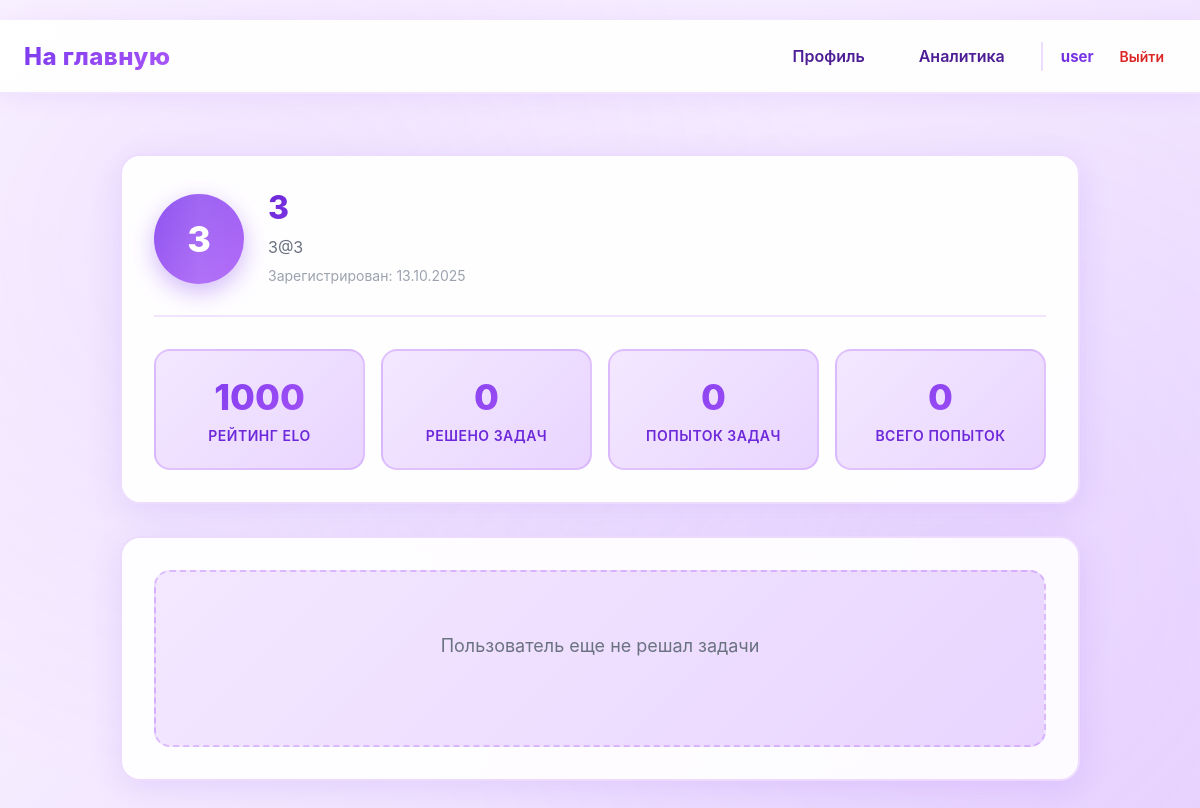
The app's page /admin/profile/3 (signed in) with its own data.
### data/users.py (models this page shows, shortened)
class User(SqlAlchemyBase, UserMixin):
    __tablename__ = 'users'
    id = sqlalchemy.Column(sqlalchemy.Integer,
                           primary_key=True, autoincrement=True)
    name = sqlalchemy.Column(sqlalchemy.String, nullable=True)
    email = sqlalchemy.Column(sqlalchemy.String,
                              index=True, unique=True, nullable=True)
    hashed_password = sqlalchemy.Column(sqlalchemy.String, nullable=True)
    elo_rating = sqlalchemy.Column(sqlalchemy.Float, default=1000)
    admin = sqlalchemy.Column(sqlalchemy.Boolean, default=0)
    ban = sqlalchemy.Column(sqlalchemy.Boolean, default=0)
    created_date = sqlalchemy.Column(sqlalchemy.DateTime,
                                     default=datetime.datetime.now)
    submissions = orm.relationship("Submissions", back_populates="user")

### main.py (the view, shortened to what this page needs)
@app.route('/profile')
@app.route('/profile/<int:user_id>')
@app.route('/admin/profile/<int:user_id>')
@login_required
@user_ban
def profile(user_id=None):
    subject = session.get('subject')
    db_sess = db_session.create_session()
    if user_id is None:
        user = current_user
    else:
        user = db_sess.get(User, user_id)
        if not user:
            abort(404)
    all_submissions = db_sess.query(Submissions).filter(
        Submissions.user_id == user.id
    ).order_by(Submissions.created_at.desc()).all()
    tasks_stats = {}
    tasks_stats = tasks_stats.values()
    total_tasks_attempted = len(tasks_stats)
    solved_tasks = sum(1 for t in tasks_stats if t['solved'])
    total_submissions = len(all_submissions)
    return render_template(
        'profile.html',
        user=user,
        tasks_stats=tasks_stats,
        total_tasks_attempted=total_tasks_attempted,
        solved_tasks=solved_tasks,
        total_submissions=total_submissions,
        is_own_profile=(user.id == current_user.id),
        subject=subject
    )

### data/db_session.py (called while the page is built)
def create_session() -> Session:
    global __factory
    return __factory()

### main.py (called while the page is built)
@login_manager.user_loader
def load_user(user_id):
    db_sess = db_session.create_session()
    return db_sess.get(User, user_id)

def user_ban(func):
    @wraps(func)
    def wrapper(*args, **kwargs):
        if current_user.ban:
            abort(403)
        return func(*args, **kwargs)
    return wrapper

### templates/profile.html (shortened to what this page needs)
{% extends "base.html" %}
{% block styles %}
<link rel="stylesheet" href="{{ url_for('static', filename='profile.css') }}">
{% endblock %}
{% block content %}
<div class="profile-container">
    <div class="profile-header">
        <div class="user-info">
            <div class="avatar">{{ user.name[0].upper() }}</div>
            <div class="user-details">
                <h1>{{ user.name }}</h1>
                <p class="email">{{ user.email }}</p>
                <p class="member-since">Зарегистрирован: {{ user.created_date.strftime('%d.%m.%Y') }}</p>
            </div>
        </div>
        <div class="stats-cards">
            <div class="stat-card">
                <div class="stat-value">{{ user.elo_rating|round|int }}</div>
                <div class="stat-label">Рейтинг ELO</div>
            </div>
            <div class="stat-card">
                <div class="stat-value">{{ solved_tasks }}</div>
                <div class="stat-label">Решено задач</div>
            </div>
            <div class="stat-card">
                <div class="stat-value">{{ total_tasks_attempted }}</div>
                <div class="stat-label">Попыток задач</div>
            </div>
            <div class="stat-card">
                <div class="stat-value">{{ total_submissions }}</div>
                <div class="stat-label">Всего попыток</div>
            </div>
        </div>
    </div>
    <div class="profile-content">
        {% if tasks_stats %}
        <div class="tasks-list">
            {% for task_stat in tasks_stats %}
            <div class="task-item {% if task_stat.solved %}solved{% endif %}">
                <div class="task-header">
                    <div class="task-title-section">
                        <span class="status-badge {% if task_stat.solved %}badge-success{% else %}badge-partial{% endif %}">
                            {% if task_stat.solved %}
                                ✓ Решено
                            {% else %}
                                Частично
                            {% endif %}
                        </span>
                        <h3>
                            <a href="/{{ subject }}/task/{{ task_stat.task.id }}">{{ task_stat.task.title }}</a>
                        </h3>
                    </div>
                    <div class="task-meta">
                        <span class="difficulty difficulty-{{ task_stat.task.difficulty|lower }}">
                            {{ task_stat.task.difficulty }}
                        </span>
                        <span class="task-subject">{{ task_stat.subject|capitalize }}</span>
                    </div>
                </div>
                <div class="task-stats">
                    <div class="stat-item">
                        <span class="stat-icon">📝</span>
                        <span>Попыток: {{ task_stat.attempts }}</span>
                    </div>
                    {% if task_stat.best_submission.total_tests != None %}
                    <div class="stat-item">
                        <span class="stat-icon">✓</span>
                        <span>Тестов: {{ task_stat.best_submission.total_tests }}/5</span>
                    </div>
                    {% endif %}
                    <div class="stat-item">
                        <span class="stat-icon">🏆</span>
                        <span>Вердикт: {{ task_stat.best_submission.verdict }}</span>
                    </div>
                    <div class="stat-item">
                        <span class="stat-icon">📅</span>
                        <span>{{ task_stat.best_submission.created_at.strftime('%d.%m.%Y %H:%M') }}</span>
                    </div>
                </div>
            </div>
            {% endfor %}
        </div>
        {% else %}
        <div class="no-tasks">
            <p>{% if is_own_profile %}Вы еще не решали задачи{% else %}Пользователь еще не решал задачи{% endif %}</p>
        </div>
        {% endif %}
    </div>
</div>
{% endblock %}

### templates/base.html (shortened to what this page needs)
﻿<!doctype html>
<html lang="ru">
<head>
    <link rel="stylesheet" href="{{ url_for('static', filename='base.css') }}">
    {% block styles %}{% endblock %}
</head>
<body>
<header class="site-header">
    <nav class="navbar">
        <div class="nav-left">
            {% if session.get('subject') and session.get('subject') != 'subject' %}
            <a class="logo" href="/{{ session.get('subject') }}/">На главную</a>
            {% else %}
            <a class="logo" href="/">На главную</a>
            {% endif %}
        </div>
        <div class="nav-right">
            {% if current_user.is_authenticated %}
                <a class="nav-link" href="/profile">Профиль</a>
                <a class="nav-link" href="/analytics">Аналитика</a>
                <div class="user-menu">
                    <span class="username">{{ current_user.name }}</span>
                    <a class="logout" href="/logout">Выйти</a>
                </div>
            {% else %}
                <a class="btn btn-outline" href="/login">Войти</a>
                <a class="btn btn-primary" href="/register">Регистрация</a>
            {% endif %}
        </div>
    </nav>
</header>
<main class="page-content">
    {% block content %}{% endblock %}
</main>
</body>
</html>

### static/base.css (style rules this page uses)
* { box-sizing: border-box; margin: 0; padding: 0; font-family: "Inter", "Segoe UI", Arial, sans-serif; }
body { background: linear-gradient(135deg, #faf5ff 0%, #f3e8ff 50%, #e9d5ff 100%); background-attachment: fixed; color: #1f2937; min-height: 100vh; position: relative; }
body::before { content: ''; position: fixed; top: 0; left: 0; right: 0; bottom: 0; background: radial-gradient(circle at 20% 30%, rgba(168, 85, 247, 0.08) 0%, transparent 50%), radial-gradient(circle at 80% 70%, rgba(192, 132, 252, 0.08) 0%, transparent 50%), radial-gradient(circle at 50% 50%, rgba(233, 213, 255, 0.1) 0%, transparent 50%); pointer-events: none; z-index: 0; }
.site-header { background: rgba(255, 255, 255, 0.95); backdrop-filter: blur(20px); border-bottom: 2px solid rgba(168, 85, 247, 0.15); box-shadow: 0 4px 20px rgba(168, 85, 247, 0.1); position: relative; z-index: 100; }
.navbar { max-width: 1200px; margin: 0 auto; padding: 16px 24px; display: flex; align-items: center; justify-content: space-between; }
.logo { font-size: 24px; font-weight: 800; text-decoration: none; background: linear-gradient(135deg, #7c3aed, #a855f7); -webkit-background-clip: text; -webkit-text-fill-color: transparent; background-clip: text; letter-spacing: 0.5px; transition: all 0.3s ease; position: relative; }
.logo::after { content: ''; position: absolute; bottom: -4px; left: 0; width: 0; height: 3px; background: linear-gradient(90deg, #7c3aed, #a855f7); border-radius: 2px; transition: width 0.3s ease; }
.nav-left, .nav-right { display: flex; align-items: center; gap: 18px; position: relative; z-index: 10; }
.nav-link { text-decoration: none; color: #4c1d95; font-weight: 600; padding: 10px 18px; border-radius: 12px; transition: all 0.3s ease; position: relative; background: transparent; }
.user-menu { display: flex; align-items: center; gap: 14px; padding-left: 18px; border-left: 2px solid rgba(168, 85, 247, 0.2); }
.username { font-size: 15px; font-weight: 700; color: #5b21b6; background: linear-gradient(135deg, #6d28d9, #7c3aed); -webkit-background-clip: text; -webkit-text-fill-color: transparent; background-clip: text; }
.logout { text-decoration: none; font-size: 14px; color: #dc2626; font-weight: 600; padding: 6px 12px; border-radius: 8px; transition: all 0.2s ease; }
.page-content { max-width: 1200px; margin: 40px auto; padding: 0 20px; position: relative; z-index: 10; animation: fadeIn 0.6s ease-out; }
h1, h2, h3, h4, h5, h6 { color: #5b21b6; font-weight: 800; }
p { color: #374151; line-height: 1.6; }
a { color: #7c3aed; }

### records on screen
User: name "user"
User: name "3", email "3@3", created_date "13.10.2025", elo_rating "1000"

### other values on screen
{{ solved_tasks }} "0"
{{ total_tasks_attempted }} "0"
{{ total_submissions }} "0"
